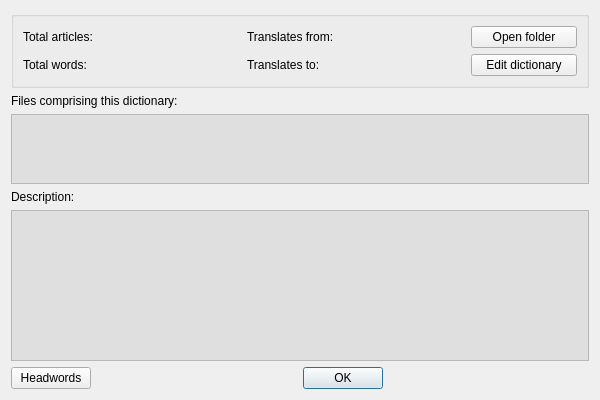
<?xml version="1.0" encoding="UTF-8"?>
<ui version="4.0">
 <class>DictInfo</class>
 <widget class="QDialog" name="DictInfo">
  <property name="geometry">
   <rect>
    <x>0</x>
    <y>0</y>
    <width>600</width>
    <height>400</height>
   </rect>
  </property>
  <property name="windowTitle">
   <string/>
  </property>
  <property name="modal">
   <bool>true</bool>
  </property>
  <layout class="QVBoxLayout" name="verticalLayout">
   <item>
    <widget class="QGroupBox" name="groupBox">
     <property name="title">
      <string/>
     </property>
     <layout class="QGridLayout" name="gridLayout">
      <item row="0" column="0">
       <widget class="QLabel" name="label_2">
        <property name="text">
         <string>Total articles:</string>
        </property>
       </widget>
      </item>
      <item row="0" column="1">
       <widget class="QLabel" name="dictionaryTotalArticles">
        <property name="text">
         <string notr="true"/>
        </property>
        <property name="alignment">
         <set>Qt::AlignCenter</set>
        </property>
       </widget>
      </item>
      <item row="0" column="2">
       <widget class="QLabel" name="label_4">
        <property name="text">
         <string>Translates from:</string>
        </property>
       </widget>
      </item>
      <item row="0" column="3">
       <widget class="QLabel" name="dictionaryTranslatesFrom">
        <property name="text">
         <string notr="true"/>
        </property>
       </widget>
      </item>
      <item row="1" column="0">
       <widget class="QLabel" name="label_6">
        <property name="text">
         <string>Total words:</string>
        </property>
       </widget>
      </item>
      <item row="1" column="1">
       <widget class="QLabel" name="dictionaryTotalWords">
        <property name="text">
         <string notr="true"/>
        </property>
        <property name="alignment">
         <set>Qt::AlignCenter</set>
        </property>
       </widget>
      </item>
      <item row="1" column="2">
       <widget class="QLabel" name="label_8">
        <property name="text">
         <string>Translates to:</string>
        </property>
       </widget>
      </item>
      <item row="1" column="3">
       <widget class="QLabel" name="dictionaryTranslatesTo">
        <property name="text">
         <string notr="true"/>
        </property>
       </widget>
      </item>
      <item row="0" column="4">
       <widget class="QPushButton" name="openFolder">
        <property name="text">
         <string>Open folder</string>
        </property>
        <property name="autoDefault">
         <bool>false</bool>
        </property>
        <property name="default">
         <bool>false</bool>
        </property>
        <property name="flat">
         <bool>false</bool>
        </property>
       </widget>
      </item>
      <item row="1" column="4">
       <widget class="QPushButton" name="editDictionary">
        <property name="enabled">
         <bool>true</bool>
        </property>
        <property name="text">
         <string>Edit dictionary</string>
        </property>
       </widget>
      </item>
     </layout>
    </widget>
   </item>
   <item>
    <widget class="QLabel" name="label">
     <property name="text">
      <string>Files comprising this dictionary:</string>
     </property>
    </widget>
   </item>
   <item>
    <widget class="QPlainTextEdit" name="dictionaryFileList">
     <property name="sizePolicy">
      <sizepolicy hsizetype="Expanding" vsizetype="Fixed">
       <horstretch>0</horstretch>
       <verstretch>70</verstretch>
      </sizepolicy>
     </property>
     <property name="minimumSize">
      <size>
       <width>0</width>
       <height>70</height>
      </size>
     </property>
     <property name="maximumSize">
      <size>
       <width>16777215</width>
       <height>70</height>
      </size>
     </property>
     <property name="palette">
      <palette>
       <active>
        <colorrole role="Base">
         <brush brushstyle="SolidPattern">
          <color alpha="255">
           <red>224</red>
           <green>223</green>
           <blue>223</blue>
          </color>
         </brush>
        </colorrole>
       </active>
       <inactive>
        <colorrole role="Base">
         <brush brushstyle="SolidPattern">
          <color alpha="255">
           <red>224</red>
           <green>223</green>
           <blue>223</blue>
          </color>
         </brush>
        </colorrole>
       </inactive>
       <disabled>
        <colorrole role="Base">
         <brush brushstyle="SolidPattern">
          <color alpha="255">
           <red>212</red>
           <green>208</green>
           <blue>200</blue>
          </color>
         </brush>
        </colorrole>
       </disabled>
      </palette>
     </property>
     <property name="toolTip">
      <string notr="true"/>
     </property>
     <property name="undoRedoEnabled">
      <bool>false</bool>
     </property>
     <property name="lineWrapMode">
      <enum>QPlainTextEdit::NoWrap</enum>
     </property>
     <property name="readOnly">
      <bool>true</bool>
     </property>
     <property name="plainText">
      <string notr="true"/>
     </property>
    </widget>
   </item>
   <item>
    <widget class="QLabel" name="dictionaryDescriptionLabel">
     <property name="text">
      <string>Description:</string>
     </property>
    </widget>
   </item>
   <item>
    <widget class="QPlainTextEdit" name="infoLabel">
     <property name="palette">
      <palette>
       <active>
        <colorrole role="Base">
         <brush brushstyle="SolidPattern">
          <color alpha="255">
           <red>224</red>
           <green>223</green>
           <blue>223</blue>
          </color>
         </brush>
        </colorrole>
       </active>
       <inactive>
        <colorrole role="Base">
         <brush brushstyle="SolidPattern">
          <color alpha="255">
           <red>224</red>
           <green>223</green>
           <blue>223</blue>
          </color>
         </brush>
        </colorrole>
       </inactive>
       <disabled>
        <colorrole role="Base">
         <brush brushstyle="SolidPattern">
          <color alpha="255">
           <red>212</red>
           <green>208</green>
           <blue>200</blue>
          </color>
         </brush>
        </colorrole>
       </disabled>
      </palette>
     </property>
     <property name="toolTip">
      <string notr="true"/>
     </property>
     <property name="horizontalScrollBarPolicy">
      <enum>Qt::ScrollBarAlwaysOff</enum>
     </property>
     <property name="undoRedoEnabled">
      <bool>false</bool>
     </property>
     <property name="readOnly">
      <bool>true</bool>
     </property>
    </widget>
   </item>
   <item>
    <layout class="QHBoxLayout" name="buttonsLayout">
     <item>
      <widget class="QPushButton" name="headwordsButton">
       <property name="toolTip">
        <string>Show all unique dictionary headwords</string>
       </property>
       <property name="text">
        <string>Headwords</string>
       </property>
       <property name="autoDefault">
        <bool>false</bool>
       </property>
      </widget>
     </item>
     <item>
      <spacer name="horizontalSpacer">
       <property name="orientation">
        <enum>Qt::Horizontal</enum>
       </property>
       <property name="sizeHint" stdset="0">
        <size>
         <width>40</width>
         <height>20</height>
        </size>
       </property>
      </spacer>
     </item>
     <item>
      <widget class="QPushButton" name="OKButton">
       <property name="text">
        <string notr="true">OK</string>
       </property>
       <property name="default">
        <bool>true</bool>
       </property>
      </widget>
     </item>
     <item>
      <spacer name="horizontalSpacer_2">
       <property name="orientation">
        <enum>Qt::Horizontal</enum>
       </property>
       <property name="sizeHint" stdset="0">
        <size>
         <width>40</width>
         <height>20</height>
        </size>
       </property>
      </spacer>
     </item>
    </layout>
   </item>
  </layout>
 </widget>
 <resources/>
 <connections/>
</ui>
